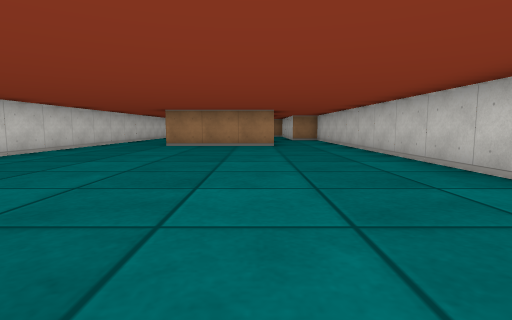
[1] (above)

24 first-person views from a walk through a cub3D maze. The camera is about half as high as the walls, tilts 6° down and sees 80° across. The floor is counted in squares. Each view is taken from the middle of a square. On the plan, view 1 faces up. The plan holds only what a view shows up to about 9 squares ahead; the rest is blank.

[2]
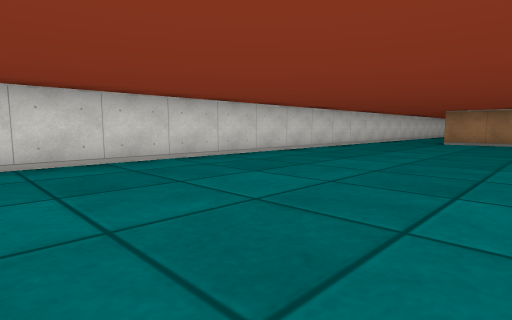

[3]
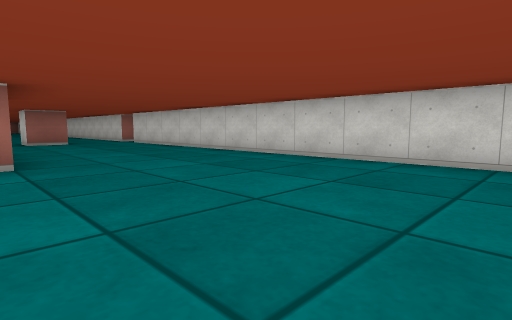

[4]
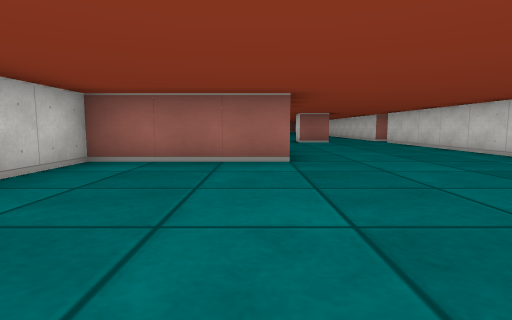

[5]
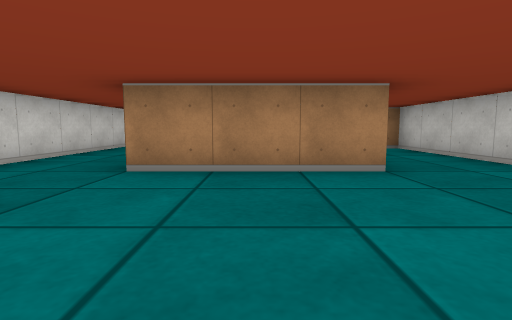

[6]
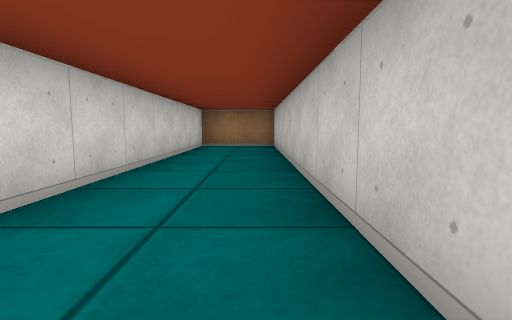

[7]
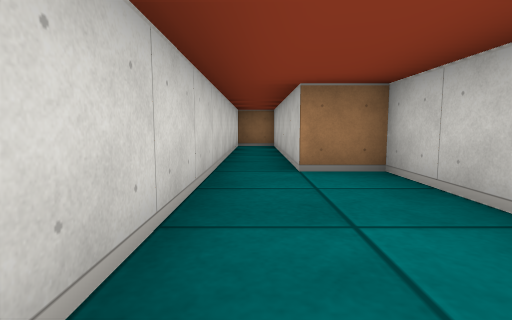

[8]
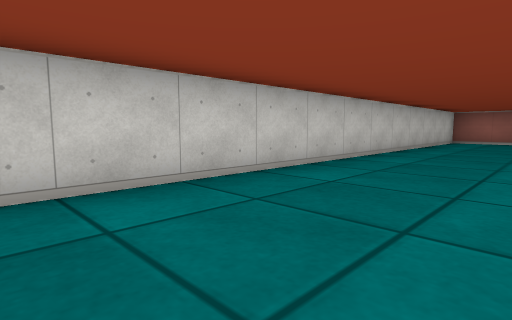

[9]
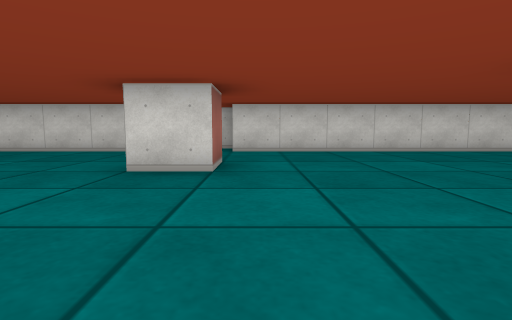

[10]
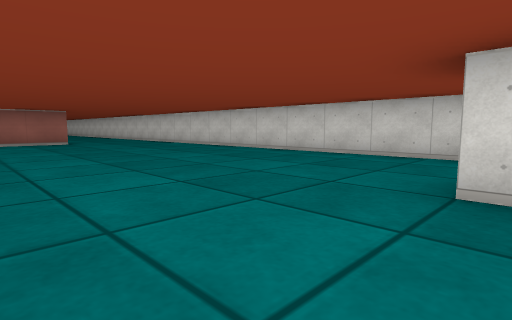

[11]
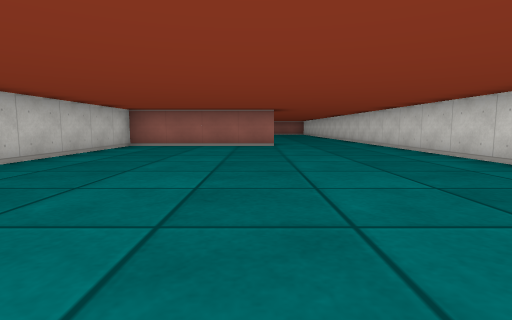

[12]
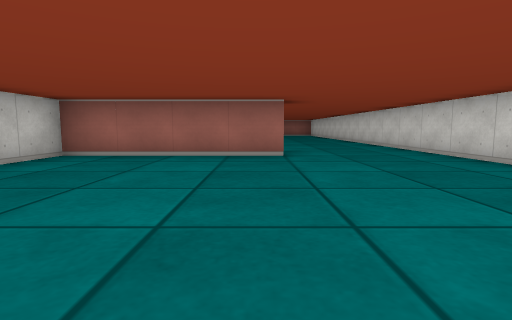

[13]
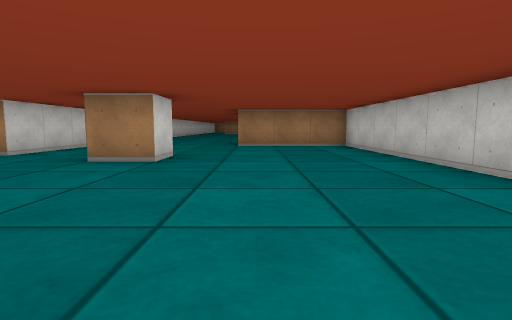

[14]
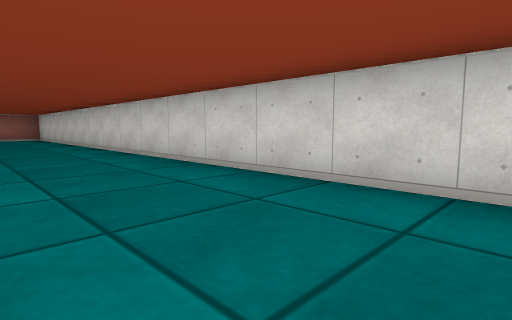

[15]
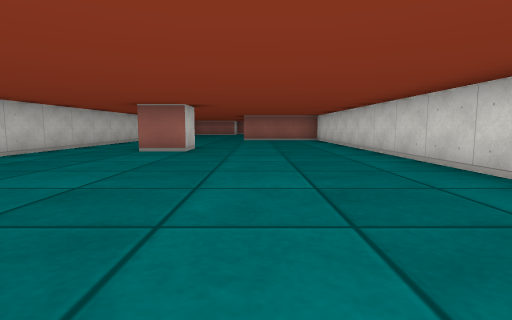

[16]
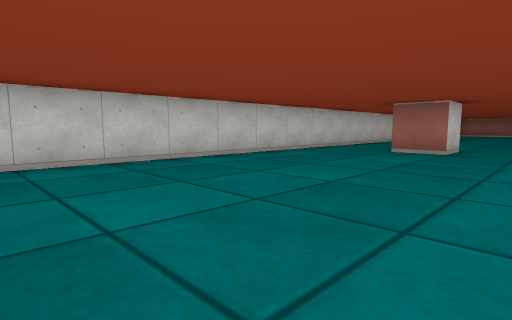

[17]
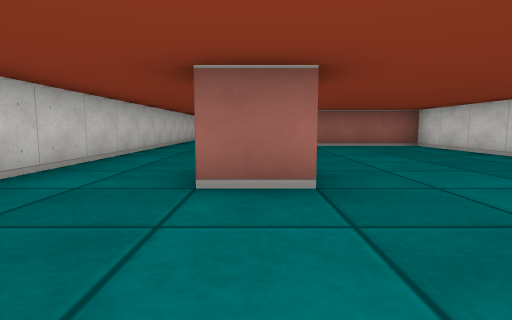

[18]
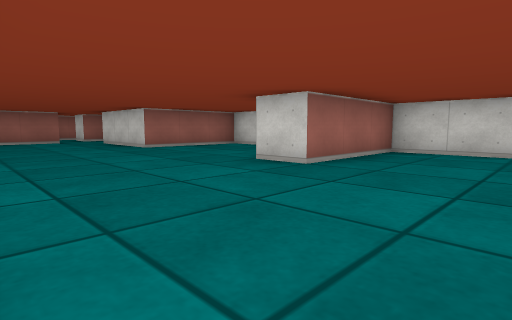

[19]
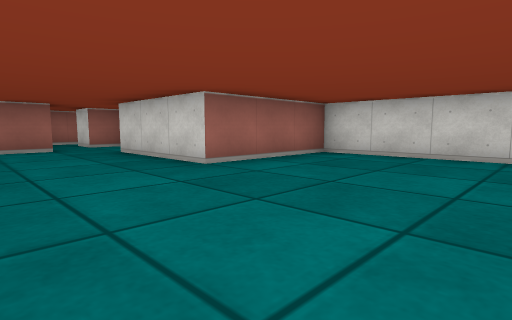

[20]
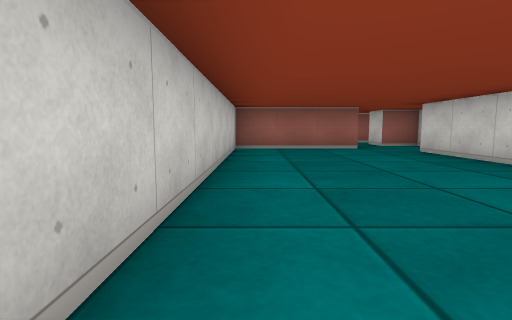

[21]
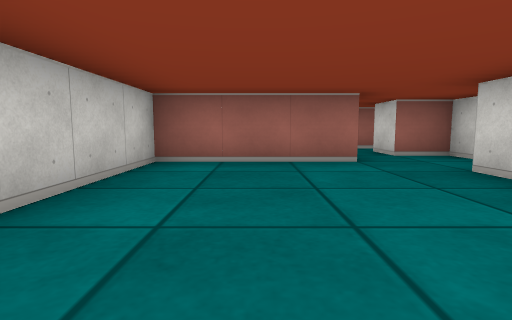

[22]
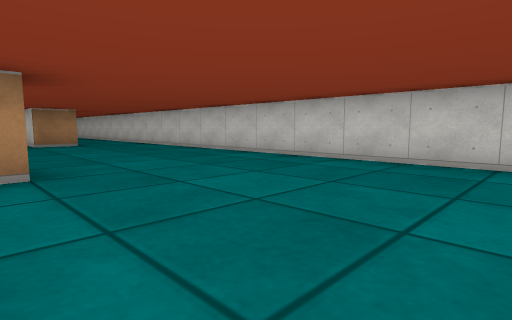

[23]
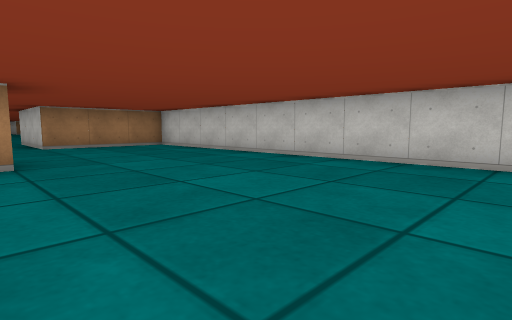

[24]
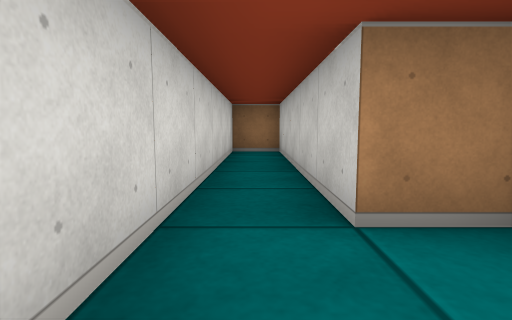

### Floor plan
Points are (right, up) in squares from view 1. A wall is a line through its corners. A room is listed if a view was taken in it or the views show most of it. See-through windows are left out.
Room 1 (views 1, 2, 3, 4, 5, 6, 7, 8, 9, 10, 11, 12, 13, 14, 15, 16, 17, 18, 19, 20, 21, 22, 23, 24)
walls: (2.5, -15.6) (2.5, -7.5) (-0.5, -7.5) (-0.5, -4.5) (2.5, -4.5) (2.5, 12.5) (1.5, 12.5) (1.5, 17.5) (0.5, 17.5) (0.5, 9.5); (-4.5, -12) (-4.5, -35.5) (-1.5, -35.5) (-1.5, -36.5); (-2.5, -10.5) (-1.5, -10.5) (-1.5, -11.5) (-2.5, -11.5); (-1.5, -21.5) (2.5, -21.5) (2.5, -17.1); (0.6, -30.5) (-0.5, -30.5) (-0.5, -29.5) (0.5, -29.5); (-4.5, -37.4) (-4.5, -40.5) (-1.5, -40.5) (-1.5, -43.5); (0.6, 8.5) (-2.5, 8.5); (-2.5, 9.5) (-2.5, 17.5) (-4.5, 17.5) (-4.5, -10.5); (-0.6, -44.5) (2.5, -44.5) (2.5, -23.4)
ways out: opening at (-1, -45)

Positions as (right, up) in squares from view 1, and headings:
1: (0, 0), facing up
2: (0, -2), facing up-left
3: (0, 0), facing down-left
4: (0, 0), facing down
5: (-1, 5), facing up
6: (-3, 9), facing up
7: (1, 9), facing up
8: (0, 7), facing down-right
9: (2, -10), facing left
10: (1, -11), facing down-left
11: (-1, -13), facing down
12: (-1, -16), facing down
13: (0, -16), facing up
14: (-2, -21), facing down-left
15: (-2, -23), facing down
16: (-2, -23), facing down-right
17: (0, -27), facing down
18: (2, -33), facing down-left
19: (1, -37), facing down-left
20: (2, -37), facing down
21: (1, -40), facing down
22: (-2, -40), facing up-right
23: (-2, -16), facing up-right
24: (1, 11), facing up
